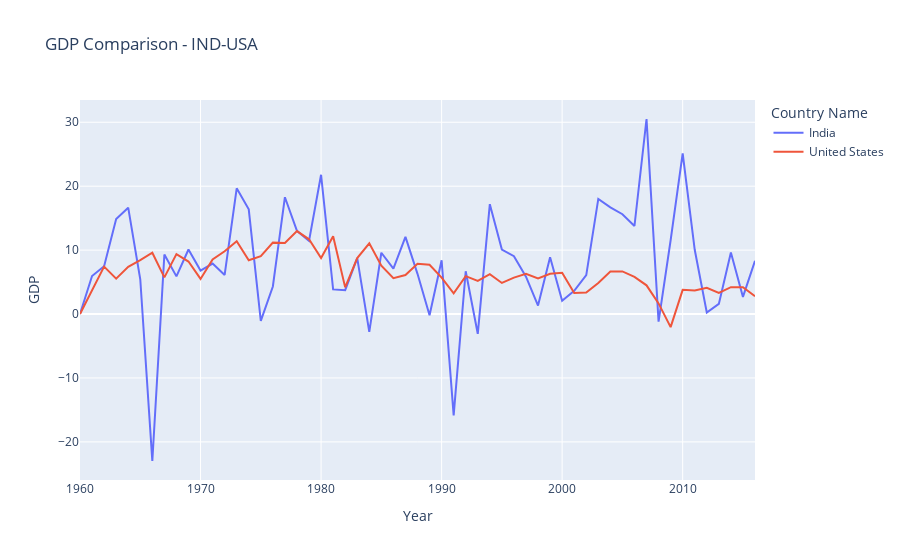

The code cell stored with this chart in its notebook:
### Code cell
fig4

### Figure 1 — Plotly figure (JSON) as saved in the notebook; plotly's stock layout.template omitted (floating-point values rounded to 4 significant figures)
{"data": [{"hovertemplate": "Country Name=India<br>Year=%{x}<br>GDP=%{y}<extra></extra>", "legendgroup": "India", "line": {"color": "#636efa", "dash": "solid"}, "marker": {"symbol": "circle"}, "mode": "lines", "name": "India", "orientation": "v", "showlegend": true, "type": "scatter", "x": [1960, 1961, 1962, 1963, 1964, 1965, 1966, 1967, 1968, 1969, 1970, 1971, 1972, 1973, 1974, 1975, 1976, 1977, 1978, 1979, 1980, 1981, 1982, 1983, 1984, 1985, 1986, 1987, 1988, 1989, 1990, 1991, 1992, 1993, 1994, 1995, 1996, 1997, 1998, 1999, 2000, 2001, 2002, 2003, 2004, 2005, 2006, 2007, 2008, 2009, 2010, 2011, 2012, 2013, 2014, 2015, 2016], "xaxis": "x", "y": [0, 5.95, 7.47, 14.85, 16.64, 5.44, -22.99, 9.31, 5.89, 10.1, 6.8, 7.9, 6.11, 19.66, 16.38, -1.06, 4.31, 18.27, 13.02, 11.43, 21.79, 3.85, 3.73, 8.74, -2.8, 9.59, 7.09, 12.07, 6.29, -0.18, 8.42, -15.85, 6.7, -3.09, 17.18, 10.09, 9.05, 5.85, 1.32, 8.89, 2.09, 3.64, 6.08, 18.01, 16.69, 15.61, 13.77, 30.51, -1.18, 11.54, 25.13, 10.05, 0.25, 1.59, 9.62, 2.68, 8.32], "yaxis": "y"}, {"hovertemplate": "Country Name=United States<br>Year=%{x}<br>GDP=%{y}<extra></extra>", "legendgroup": "United States", "line": {"color": "#EF553B", "dash": "solid"}, "marker": {"symbol": "circle"}, "mode": "lines", "name": "United States", "orientation": "v", "showlegend": true, "type": "scatter", "x": [1960, 1961, 1962, 1963, 1964, 1965, 1966, 1967, 1968, 1969, 1970, 1971, 1972, 1973, 1974, 1975, 1976, 1977, 1978, 1979, 1980, 1981, 1982, 1983, 1984, 1985, 1986, 1987, 1988, 1989, 1990, 1991, 1992, 1993, 1994, 1995, 1996, 1997, 1998, 1999, 2000, 2001, 2002, 2003, 2004, 2005, 2006, 2007, 2008, 2009, 2010, 2011, 2012, 2013, 2014, 2015, 2016], "xaxis": "x", "y": [0, 3.68, 7.42, 5.54, 7.39, 8.44, 9.59, 5.73, 9.38, 8.21, 5.49, 8.54, 9.82, 11.39, 8.42, 9.05, 11.17, 11.1, 12.97, 11.69, 8.75, 12.17, 4.17, 8.76, 11.06, 7.57, 5.6, 6.1, 7.85, 7.71, 5.69, 3.25, 5.92, 5.19, 6.25, 4.86, 5.69, 6.28, 5.58, 6.29, 6.46, 3.28, 3.35, 4.86, 6.64, 6.67, 5.82, 4.49, 1.66, -2.04, 3.78, 3.7, 4.11, 3.32, 4.2, 4.18, 2.78], "yaxis": "y"}], "layout": {"autosize": true, "legend": {"title": {"text": "Country Name"}, "tracegroupgap": 0}, "title": {"text": "GDP Comparison - IND-USA"}, "xaxis": {"anchor": "y", "autorange": true, "domain": [0, 1], "range": [1960, 2016], "title": {"text": "Year"}, "type": "linear"}, "yaxis": {"anchor": "x", "autorange": true, "domain": [0, 1], "range": [-25.96, 33.48], "title": {"text": "GDP"}, "type": "linear"}}}
